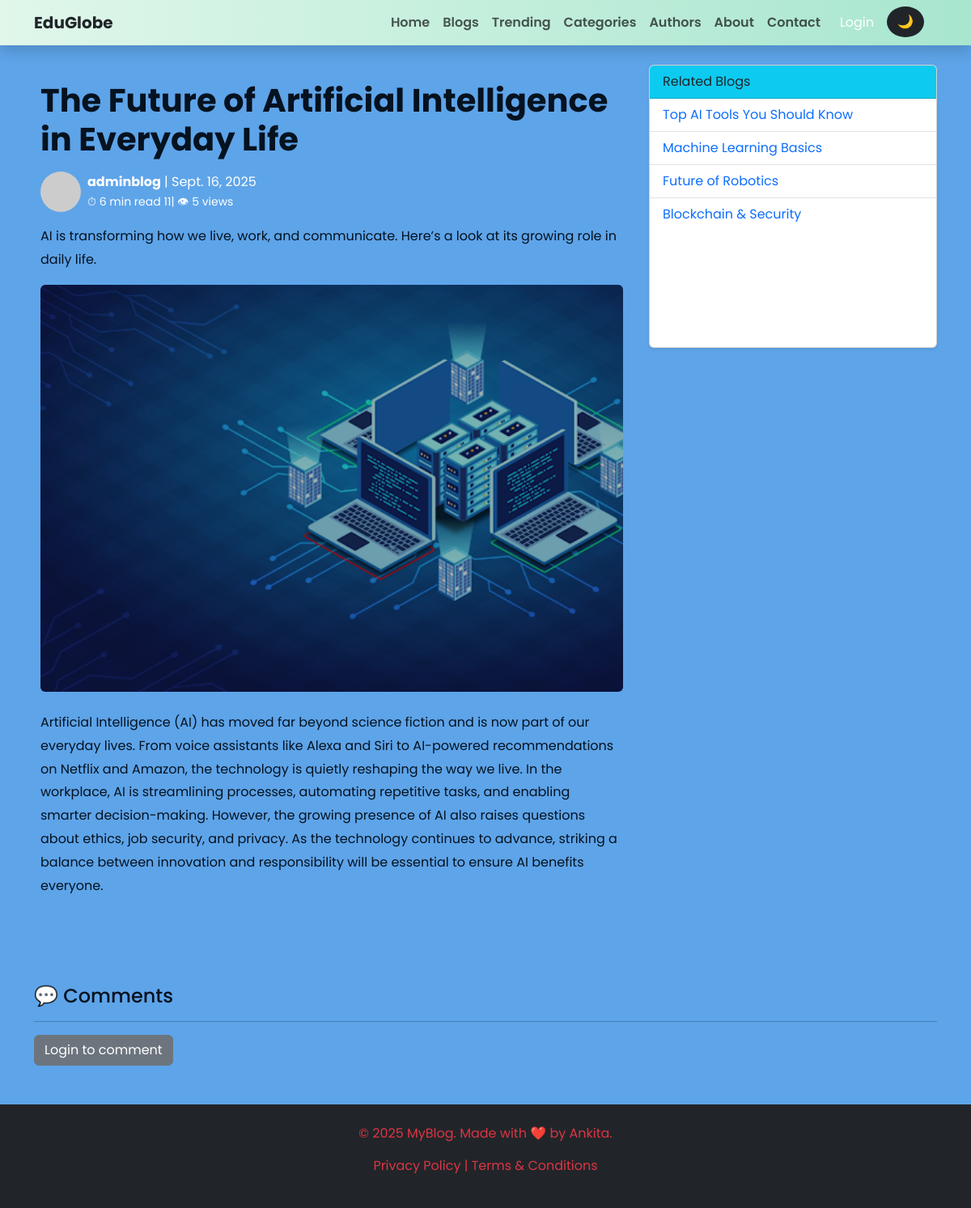
/blog-detail/11/, run on the app's committed database.
### webapp/models.py (models this page shows, shortened)
class Blog(models.Model):
    STATUS_CHOICE = (
        ('draft','Draft'),
        ('published','Published')
    )
    title = models.CharField(max_length=100,unique=True)
    slug = models.SlugField(unique=TRUE,blank=True)
    category = models.ForeignKey(Category,on_delete=models.CASCADE)
    author = models.ForeignKey(User,on_delete=models.CASCADE)
    blog_image = models.ImageField(upload_to='uploads/%y/%m/%d')
    short_description = models.TextField(max_length=1000)
    blog_body = models.TextField(max_length=3000)
    views = models.IntegerField(null=True)
    comment = models.IntegerField(null=True)
    status = models.CharField(max_length=100,choices= STATUS_CHOICE, default='draft')
    is_feacherd = models.BooleanField(default=False)
    created_at = models.DateTimeField(auto_now_add=True)
    updated_at = models.DateTimeField(auto_now=True)

### webapp/views.py (the view)
# urls.py: path('blog-detail/<int:pk>/',views.blog_detail,name='blog-detail'),
def blog_detail(request, pk):
    blog = get_object_or_404(Blog, id=pk)
    comments = Comment.objects.filter(blog=blog, parent__isnull=True).order_by('-created_at')
    for comment in comments:
        comment.top_replies = comment.replies.filter(parent__isnull=True).order_by('created_at')
        for reply in comment.top_replies:
            reply.sub_replies_list = reply.sub_replies.all().order_by('created_at')
    context = {
        'blog_detail': blog,
        'comments': comments,
    }
    return render(request, 'blog-detail.html', context)

### templates/blog-detail.html (shortened to what this page needs)
{% extends 'base.html' %}
{% block content %}
<section class="container py-4">
  <div class="row">
    <div class="col-lg-8 blog-content">
      <h1 class="fw-bold mb-3">{{blog_detail.title}}</h1>
      <div class="d-flex align-items-center mb-3 text-white">
        <img src="https://i.pravatar.cc/50" class="rounded-circle me-2" alt="Author">
        <div>
          <span><b>{{blog_detail.author}}</b> | {{blog_detail.created_at.date}}</span><br>
          <small>⏱ 6 min read {{blog_detail.id}}| 👁 {{blog_detail.views}} views</small>
        </div>
      </div>
      <p>{{blog_detail.short_description}}</p>
      <div class="hero-blog mb-4">
        <img src="{{blog_detail.blog_image.url}}" class="img-fluid rounded" alt="AI Innovations">
      </div>
      <p>{{blog_detail.blog_body}}</p>
    </div>
    <div class="col-lg-4">
      <div class="card shadow-sm mb-4">
        <div class="card-header bg-info text-dark">
          Related Blogs
        </div>
        <ul class="list-group list-group-flush" id="relatedBlogs">
          <li class="list-group-item"><a href="blog-detail.html">Top AI Tools You Should Know</a></li>
          <li class="list-group-item"><a href="blog-detail.html">Machine Learning Basics</a></li>
          <li class="list-group-item"><a href="blog-detail.html">Future of Robotics</a></li>
          <li class="list-group-item"><a href="blog-detail.html">Blockchain & Security</a></li>
        </ul>
      </div>
    </div>
  </div>
</section>
<section class="container mt-5">
  <h4 class="mb-3">💬 Comments</h4>
  <hr>
  {% if user.is_authenticated%}
  <div class="mb-3 input-group mt-2">
    <input type="text" id="commentInput" class="form-control" placeholder="Write a comment...">
    <button class="btn btn-primary" onclick="submitComment()">Post Comment</button>
  </div>
  {% else %}
  <div class="input-group">
    <a href="{% url 'auth' %}" class="btn btn-secondary">Login to comment</a>
  </div>
  {% endif %}
</section>
{% endblock %}

### static/css/style.css (style rules this page uses)
body { font-family: 'Poppins', sans-serif; margin: 0; background: #5ea4e9; color: #05121f; scroll-behavior: smooth; }
a { text-decoration: none; }
li { list-style: none; }
.card { min-height: 350px; transition: transform 0.3s; }
.hero-blog img { width: 100%; border-radius: 12px; filter: brightness(70%); transition: all 0.3s ease-in-out; }
.blog-content p { line-height: 1.8; }
#relatedBlogs .list-group-item { transition: all 0.3s; cursor: pointer; }
.blog-content { padding: 20px; }

### data on the page
Blog: title "The Future of Artificial Intelligence in Everyday Life", author "adminblog", created_at "Sept. 16, 2025", id "11", views "5", short_description "AI is transforming how we live, work, and communicate. Here’s a look at its growing role in daily life.", blog_image (picture), blog_body "Artificial Intelligence (AI) has moved far beyond science fiction and is now part of our everyday lives. From voice assistants like Alexa and Siri to AI-powered recommendations on Netflix and Amazon, the technology is quietly reshaping the way we live. In the workplace, AI is streamlining processes, automating repetitive tasks, and enabling smarter decision-making. However, the growing presence of AI also raises questions about ethics, job security, and privacy. As the technology continues to advance, striking a balance between innovation and responsibility will be essential to ensure AI benefits everyone."
